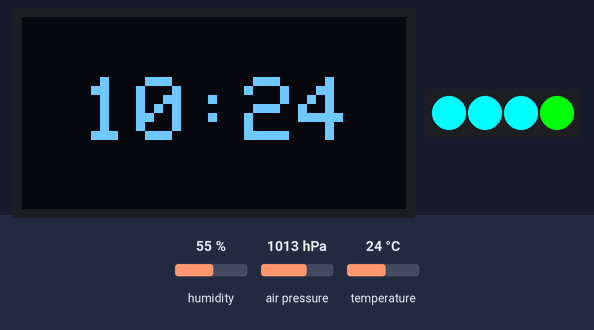
Recording of a sketch running on a simulated ESP8266 (NodeMCU). Parts: 128×64 one-colour display, 4 RGB LEDs in strip order, left to right. Inputs (shaded band) come from the test bench; at power-on: humidity 55 %, air pressure 1013 hPa, temperature 24 °C. WiFi joins after 1.5 s; servers stay silent unless stated; the local clock reads 2024-03-15 10:24:30 at power-on unless the sketch sets it; what the sketch prints to the serial monitor is not drawn.

Above: at 6.7 s.
6.8 s: humidity set to 22 %
At 12.2 s:
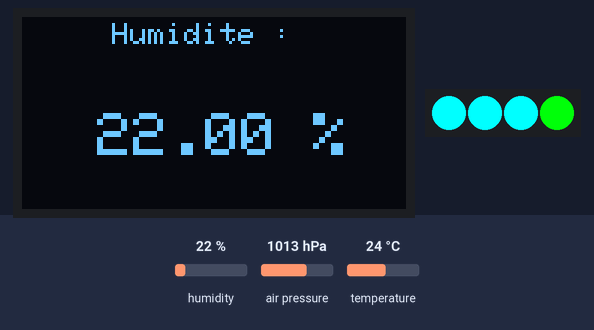
20.8 s: air pressure set to 952 hPa
At 23.7 s:
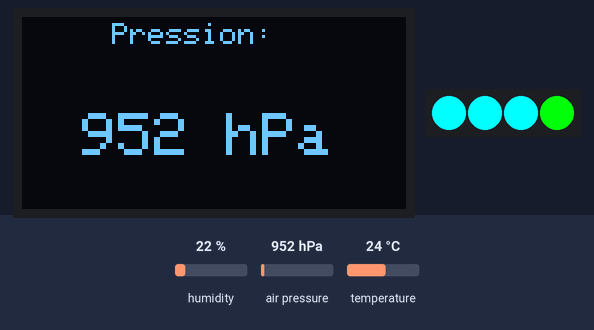
26.8 s: temperature set to 12 °C
At 35.2 s:
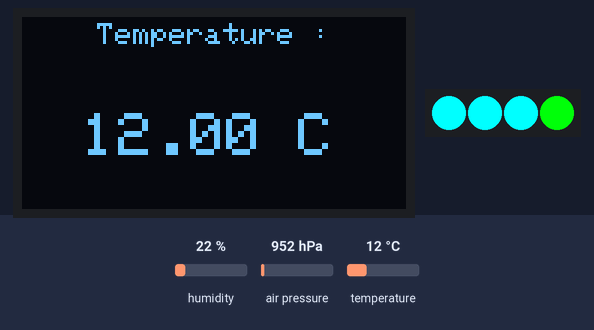
37.3 s: humidity set to 40 %
At 39.0 s:
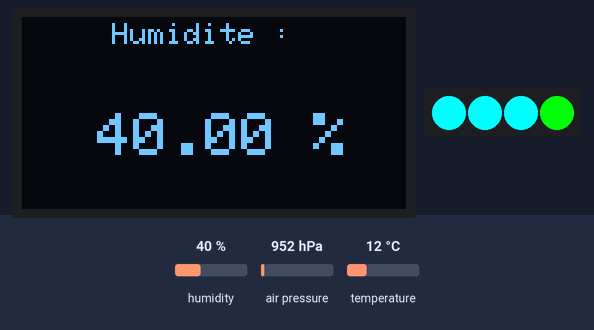
Timing chart, 0 to 40.5 s (numbered marks = the images above; inputs shaded):
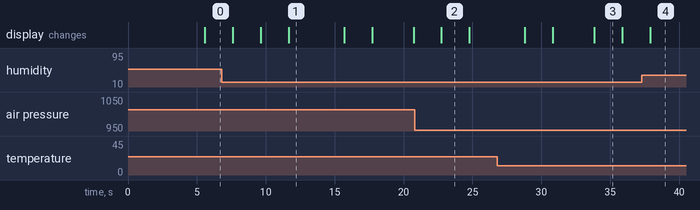

The sketch:

projet.ino
```cpp
#include <Wire.h>
#include <Adafruit_GFX.h>
#include <Adafruit_SSD1306.h>
#include <Adafruit_BME280.h>
#include <ESP8266WiFi.h>
#include <ESP8266WebServer.h>
#include <WiFiManager.h>
#include <time.h>

#define WIDTH 128
#define HEIGHT 64

#include  <Adafruit_NeoPixel.h>
#define LED_PIN D4
#define NUM_LED 4
#define LED_TYPE WS2812B
#define COLOR_ORDER GRB


Adafruit_NeoPixel LED(NUM_LED,LED_PIN,NEO_GRB+NEO_KHZ800);

Adafruit_SSD1306 display(WIDTH, HEIGHT, &Wire, -1);

Adafruit_BME280 bmp;

WiFiManager WM;
const char* ssid = "CalendrierNassim";
const char* password = "calendrier";

const int decalage = 1;
const int delaiDemande = 5 * 60;

unsigned long derniereDemande = millis(); // moment de la plus récente demande au serveur NTP
unsigned long derniereMaJ = millis(); // moment de la plus récente mise à jour de l'affichage de l'heure

time_t maintenant;
struct tm * timeinfo;

unsigned long heure_courante = millis();
unsigned long dernier_affichage = millis();

bool gros=false;
void setup() {

  Serial.begin(115200);
  display.begin(SSD1306_SWITCHCAPVCC, 0x3C);
  display.clearDisplay();
  display.setTextSize(3);
  display.setTextColor(WHITE);
  display.setCursor(20, 10);
  display.print("O R E ");
  display.setTextSize(1);
  display.setCursor(0,40);
  display.println("   En attente d'une ");
  display.setCursor(0,50);
  display.print("    connexion WiFi");
  display.display();
  delay(4000);

  WiFi.mode(WIFI_STA);
 while(!WM.autoConnect(ssid, password))
 {
  Serial.print(".");
 }
  Serial.print("Connecte");
 configTime(decalage * 3600, 0, "ntp.unice.fr");
 while (time(nullptr) <= 100000) {
  // Serial.print(".");
  delay(1000);
 }
 time(&maintenant);
  while(!bmp.begin(0x76))
  {
    Serial.println("PAS TROUVE");
    delay(1000);
  }
LED.begin();
ledScenario();
}


void loop() {
  heure_courante=millis();
  if((heure_courante-dernier_affichage)>2000)
  {
    gros=!gros;
    dernier_affichage=millis();
  }
  if (gros)
  {
    bigDisplay();
  }
  else
  {
    updateDisplay();
  }
if ((millis() - derniereDemande) >=  delaiDemande * 1000 ) {
    time(&maintenant);
    derniereDemande = millis();
  }
  // est-ce que millis() a débordé?
 if (millis() < derniereDemande ) {
    time(&maintenant);
    derniereDemande = millis();
  }
  // est-ce le moment de raffraichir la date indiquée?
  if ((millis() - derniereMaJ) >=   1000 ) {
    maintenant = maintenant + 1;
    afficheHeureDate();
    derniereMaJ = millis();
  }

}
void bigDisplay() {
  display.clearDisplay();
  display.setTextSize(3);
  display.setTextColor(WHITE);
  display.setCursor(20, 20);
  timeinfo = localtime(&maintenant);
  if ((timeinfo->tm_hour ) < 10) {
    display.print("0");
  }
  display.print(timeinfo->tm_hour );  // heure entre 0 et 23
  display.print(":");
  if (timeinfo->tm_min < 10) {
    display.print("0");
  }
  display.print(timeinfo->tm_min);   // timeinfo->tm_min: minutes (0 - 59)
  display.display();
}
void updateDisplay() {
  display.clearDisplay();
  display.setTextSize(1);
  display.setTextColor(WHITE);
  display.setCursor(25,2);
  display.print("Temperature : ");
  display.setTextColor(WHITE);
  display.setCursor(20,32);
  display.setTextSize(2);
  display.print(bmp.readTemperature());
  display.println(" C");
    display.display();
    delay(2000);
  display.clearDisplay();
  display.setTextSize(1);
  display.setCursor(30, 2);
  display.print("Pression:");
  display.setCursor(20,32);
  display.setTextSize(2);
  display.print(int(bmp.readPressure()/100.0));
  display.println(" hPa");
  display.display();
  delay(2000);
  display.clearDisplay();
   display.setTextSize(1);
  display.setCursor(30,2);
  display.print("Humidite :");
  display.setCursor(25,32);
  display.setTextSize(2);
  display.print(bmp.readHumidity());
  display.print(" %");
   display.display();
  delay(2000);
  display.setCursor(0,55);
 display.clearDisplay();
  afficheHeureDate();
  display.display();
}
void afficheHeureDate() {
  timeinfo = localtime(&maintenant);
  display.setCursor(30, 20);
  display.setTextSize(2);
  if (timeinfo->tm_mday < 10) {
    display.print("0");
  }
  display.print(timeinfo->tm_mday);  // timeinfo->tm_mday: jour du mois (1 - 31)
  display.print("-");
  if ((timeinfo->tm_mon + 1) < 10) {
    display.print("0");
  }
  display.print(timeinfo->tm_mon + 1);    // timeinfo->tm_mon: mois (0 - 11, 0 correspond à janvier)
  display.setCursor(35,35);
  display.print(timeinfo->tm_year + 1900);  // timeinfo->tm_year: tm_year nombre d'années écoulées depuis 1900
  delay(2000);
}
void ledScenario(){
  LED.setPixelColor(0,LED.Color(0,255,255));
  LED.setPixelColor(1,LED.Color(0,255,255));
  LED.setPixelColor(2,LED.Color(0,255,255));
  LED.setPixelColor(3,LED.Color(0,255,265));
  LED.show();
}
```

Measured:
- what the display in image 1 shows lasts 4.0 s, from 11.7 s to 15.7 s
- what the display in image 2 shows lasts 2.0 s, from 22.8 s to 24.8 s
